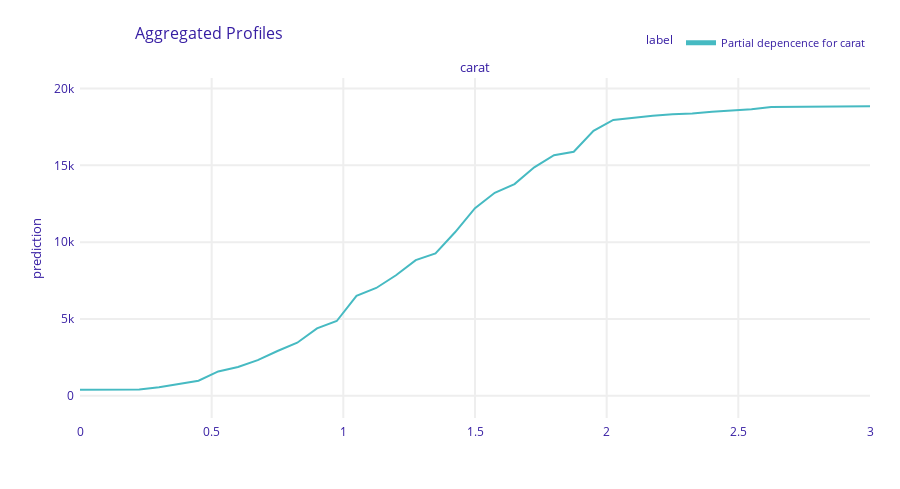

Notebook code for this chart:
### Code cell
# Interpret model
import numpy as np
import dalex as dx

# Partial dependence plots on training data
def pred_fun(model, df):
    X = encoder.transform(df)
    dX = xgb.DMatrix(X, feature_names=feature_names)
    return model.predict(dX)


exp = dx.Explainer(fit, df_train, predict_function=pred_fun, verbose=False)

pdp_num = exp.model_profile(
    variable_splits={"carat": np.linspace(0, 3, 41)},
    label="Partial depencence for carat",
    verbose=False,
)
pdp_num.plot()

### Figure 1 — Plotly figure (JSON) as saved in the notebook; plotly's stock layout.template omitted (floating-point values rounded to 4 significant figures)
{"data": [{"customdata": [[3663.0, "Partial depencence for carat", "carat"], [3663.0, "Partial depencence for carat", "carat"], [3663.0, "Partial depencence for carat", "carat"], [3663.0, "Partial depencence for carat", "carat"], [3663.0, "Partial depencence for carat", "carat"], [3663.0, "Partial depencence for carat", "carat"], [3663.0, "Partial depencence for carat", "carat"], [3663.0, "Partial depencence for carat", "carat"], [3663.0, "Partial depencence for carat", "carat"], [3663.0, "Partial depencence for carat", "carat"], [3663.0, "Partial depencence for carat", "carat"], [3663.0, "Partial depencence for carat", "carat"], [3663.0, "Partial depencence for carat", "carat"], [3663.0, "Partial depencence for carat", "carat"], [3663.0, "Partial depencence for carat", "carat"], [3663.0, "Partial depencence for carat", "carat"], [3663.0, "Partial depencence for carat", "carat"], [3663.0, "Partial depencence for carat", "carat"], [3663.0, "Partial depencence for carat", "carat"], [3663.0, "Partial depencence for carat", "carat"], [3663.0, "Partial depencence for carat", "carat"], [3663.0, "Partial depencence for carat", "carat"], [3663.0, "Partial depencence for carat", "carat"], [3663.0, "Partial depencence for carat", "carat"], [3663.0, "Partial depencence for carat", "carat"], [3663.0, "Partial depencence for carat", "carat"], [3663.0, "Partial depencence for carat", "carat"], [3663.0, "Partial depencence for carat", "carat"], [3663.0, "Partial depencence for carat", "carat"], [3663.0, "Partial depencence for carat", "carat"], [3663.0, "Partial depencence for carat", "carat"], [3663.0, "Partial depencence for carat", "carat"], [3663.0, "Partial depencence for carat", "carat"], [3663.0, "Partial depencence for carat", "carat"], [3663.0, "Partial depencence for carat", "carat"], [3663.0, "Partial depencence for carat", "carat"], [3663.0, "Partial depencence for carat", "carat"], [3663.0, "Partial depencence for carat", "carat"], [3663.0, "Partial depencence for carat", "carat"], [3663.0, "Partial depencence for carat", "carat"], [3663.0, "Partial depencence for carat", "carat"]], "hovertemplate": "<b>%{hovertext}</b><br><br>prediction=%{y:.3f}<br>mean_prediction=%{customdata[0]:.3f}<extra></extra>", "hovertext": ["Partial depencence for carat", "Partial depencence for carat", "Partial depencence for carat", "Partial depencence for carat", "Partial depencence for carat", "Partial depencence for carat", "Partial depencence for carat", "Partial depencence for carat", "Partial depencence for carat", "Partial depencence for carat", "Partial depencence for carat", "Partial depencence for carat", "Partial depencence for carat", "Partial depencence for carat", "Partial depencence for carat", "Partial depencence for carat", "Partial depencence for carat", "Partial depencence for carat", "Partial depencence for carat", "Partial depencence for carat", "Partial depencence for carat", "Partial depencence for carat", "Partial depencence for carat", "Partial depencence for carat", "Partial depencence for carat", "Partial depencence for carat", "Partial depencence for carat", "Partial depencence for carat", "Partial depencence for carat", "Partial depencence for carat", "Partial depencence for carat", "Partial depencence for carat", "Partial depencence for carat", "Partial depencence for carat", "Partial depencence for carat", "Partial depencence for carat", "Partial depencence for carat", "Partial depencence for carat", "Partial depencence for carat", "Partial depencence for carat", "Partial depencence for carat"], "legendgroup": "Partial depencence for carat", "line": {"color": "#46bac2", "dash": "solid", "width": 2}, "marker": {"symbol": "circle"}, "mode": "lines", "name": "Partial depencence for carat", "opacity": 1, "orientation": "v", "showlegend": true, "type": "scatter", "x": [0, 0.075, 0.15, 0.225, 0.3, 0.375, 0.45, 0.525, 0.6, 0.675, 0.75, 0.825, 0.9, 0.975, 1.05, 1.125, 1.2, 1.275, 1.35, 1.425, 1.5, 1.575, 1.65, 1.725, 1.8, 1.875, 1.95, 2.025, 2.1, 2.175, 2.25, 2.325, 2.4, 2.475, 2.55, 2.625, 2.7, 2.775, 2.85, 2.925, 3], "xaxis": "x", "y": [402.0, 402.0, 402.0, 418.3, 566.6, 776.4, 982.9, 1590.0, 1875.0, 2321.0, 2919.0, 3456.0, 4393.0, 4870.0, 6507.0, 7019.0, 7848.0, 8828.0, 9269.0, 10660.0, 12210.0, 13210.0, 13780.0, 14870.0, 15660.0, 15880.0, 17240.0, 17950.0, 18100.0, 18230.0, 18310.0, 18370.0, 18480.0, 18540.0, 18640.0, 18800.0, 18800.0, 18810.0, 18810.0, 18840.0, 18840.0], "yaxis": "y"}], "layout": {"annotations": [{"font": {"size": 13}, "showarrow": false, "text": "carat", "x": 0.5, "xanchor": "center", "xref": "paper", "y": 1, "yanchor": "bottom", "yref": "paper"}, {"font": {"size": 13}, "showarrow": false, "text": "prediction", "textangle": -90, "x": -0.07, "xref": "paper", "y": 0.5, "yref": "paper"}], "font": {"color": "#371ea3"}, "height": 489, "hovermode": "x unified", "legend": {"font": {"size": 11}, "itemsizing": "constant", "orientation": "h", "title": {"font": {"size": 12}, "text": "label"}, "tracegroupgap": 0, "x": 1, "xanchor": "right", "y": 1.061, "yanchor": "bottom"}, "margin": {"b": 71, "r": 30, "t": 78}, "title": {"font": {"size": 16}, "text": "Aggregated Profiles", "x": 0.15}, "xaxis": {"anchor": "y", "automargin": true, "domain": [0, 1], "fixedrange": true, "gridwidth": 2, "showticklabels": true, "tickcolor": "white", "ticklen": 3, "ticks": "outside", "title": {"text": ""}, "type": "linear", "zeroline": false}, "yaxis": {"anchor": "x", "automargin": true, "domain": [0, 1], "fixedrange": true, "gridwidth": 2, "range": [-1442.0, 20680.0], "tickcolor": "white", "ticklen": 3, "ticks": "outside", "title": {"text": ""}, "type": "linear", "zeroline": false}}}
